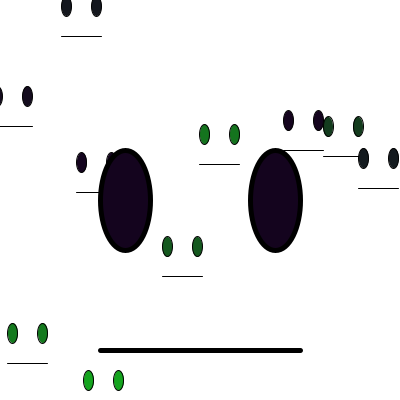
Frame 1 (no input)
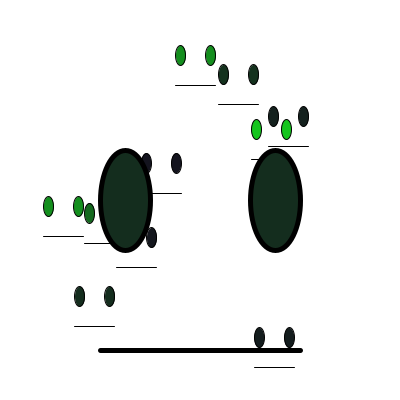
Frame 60 (the mouse pressed at the canvas centre just before this capture)
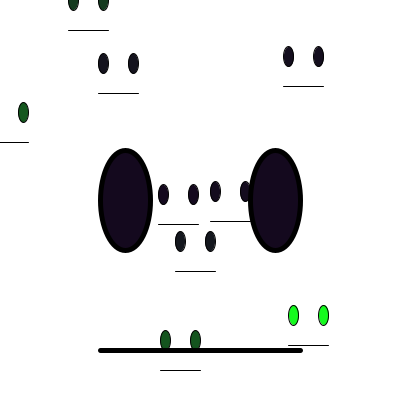
Frame 120 (the mouse held since frame 60 and released just before this capture)

The Processing sketch that drew these frames (run headless with seeded random() and noise(); from frame 60 on, the mouse is pressed at the canvas centre):

// Processing sketch: FaceFunction
// ── FaceFunction.pde
// FaceFunction
//
// Draw a face with a reusable function.
//
// Dan Wilcox danomatika.com 2016

void setup() {
  size(400, 400);  
}

void draw() {
  background(255);
  
  for(int i = 0; i < 10; ++i) {
    pushMatrix();
    color puke = pukeColor(random(100)/100);
    fill(puke);
    face(random(width), random(height));
    popMatrix();
  }
  
  face(width/2, height/2, 5.0);
}

void face(float x_, float y_) {
  face(x_, y_, 1.0); // default scale to 1.0
}

void face(float x_, float y_, float scale_) {
  
  pushMatrix();
  translate(x_, y_);
  scale(scale_);
    
  // eyes
  ellipse(-15, 0, 10, 20);
  ellipse(15, 0, 10, 20);
  
  // mouth
  line(-20, 30, 20, 30);
  
  popMatrix();
}

// pukiness is 0.0-1.0 which controls the amount of green
color pukeColor(float pukiness) {
  return color(20, 255*pukiness, 30);
}
